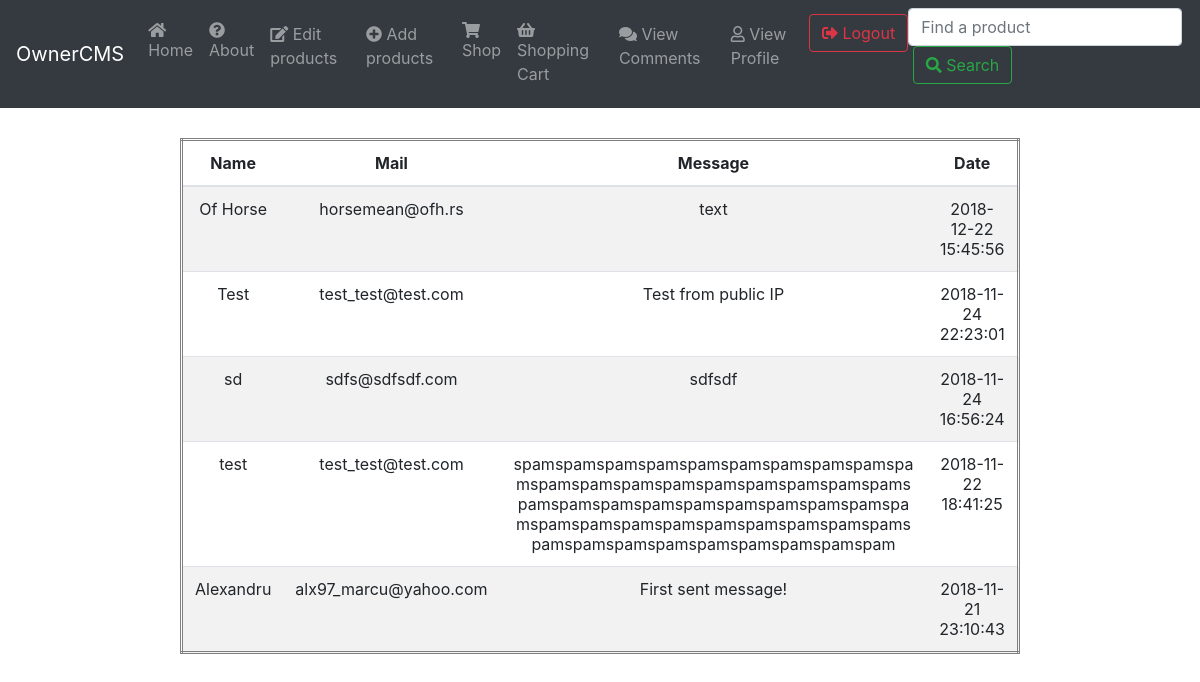
The app's page /comments.php (signed in) with its own data.
### tables this page shows
CREATE TABLE IF NOT EXISTS `comments` (
  `cid` int(11) NOT NULL AUTO_INCREMENT,
  `nume` varchar(255) NOT NULL,
  `mail` varchar(128) NOT NULL,
  `mesaj` text NOT NULL,
  `data` datetime NOT NULL,
  PRIMARY KEY (`cid`)
);

### comments.php (the view, shortened to what this page needs)
<?php
include 'conn.php';
$query = mysqli_query($db, "SELECT * FROM admin WHERE admin_username = '" . $_SESSION['admin_username'] . "'");
$row = mysqli_fetch_array($query, MYSQLI_BOTH);
$user = $row['admin_username'];
$query2 = mysqli_query($db, "SELECT nume, mail, mesaj, data FROM comments ORDER BY data DESC");
?>
    <?php
        if($user == 'root') {
            include 'owner_header.php';
    ?>
    <div style="text-align:center">
       <table class="table table-striped text-center" style="border-style: double; border-radius: 5px; width: 70%; margin-left:15%; margin-right:15%">
                <thead>
                    <th>Name</th>
                    <th>Mail</th>
                    <th>Message</th>
                    <th>Date</th>
                </thead>
                <tbody>
                   <?php
while ($row = mysqli_fetch_array($query2, MYSQLI_BOTH)) {
    $nume = $row['nume'];
    $mail = $row['mail'];
    $mesaj = $row['mesaj'];
    $data = $row['data'];
    ?>
                            <tr>
                                <td><?php echo $nume; ?></td>
                                <td><?php echo $mail; ?></td>
                                <td style="word-break: break-all" width = "500px"><?php echo $mesaj; ?></td>
                                <td><?php echo $data; ?></td>
                            </tr>
                   <?php
}
?>
                </tbody>
            </table>
            </div>
    <?php
        } else {
            include 'admin_header.php';
            echo "<h1><center><font color='red'>You do not have the permission to view this page! Please contact the administrator!</font></center></h1>";
        }
        ?>
<?php
    include 'footer.php';
    ?>

### css/custom.css (style rules this page uses)
td { text-align: center; }

### records on screen
comments: nume "Of Horse", mail "horsemean@ofh.rs", mesaj "text", data "2018-12-22 15:45:56"
comments: nume "Test", mail "test_test@test.com", mesaj "Test from public IP", data "2018-11-24 22:23:01"
comments: nume "sd", mail "sdfs@sdfsdf.com", mesaj "sdfsdf", data "2018-11-24 16:56:24"
comments: nume "test", mail "test_test@test.com", mesaj "spamspamspamspamspamspamspamspamspamspamspamspamspamspamspamspamspamspamspamspamspamspamspamspamspamspamspamspamspamspamspamspamspamspamspamspamspamspamspamspamspamspamspamspamspamspamspam", data "2018-11-22 18:41:25"
comments: nume "Alexandru", mail "alx97_marcu@yahoo.com", mesaj "First sent message!", data "2018-11-21 23:10:43"
